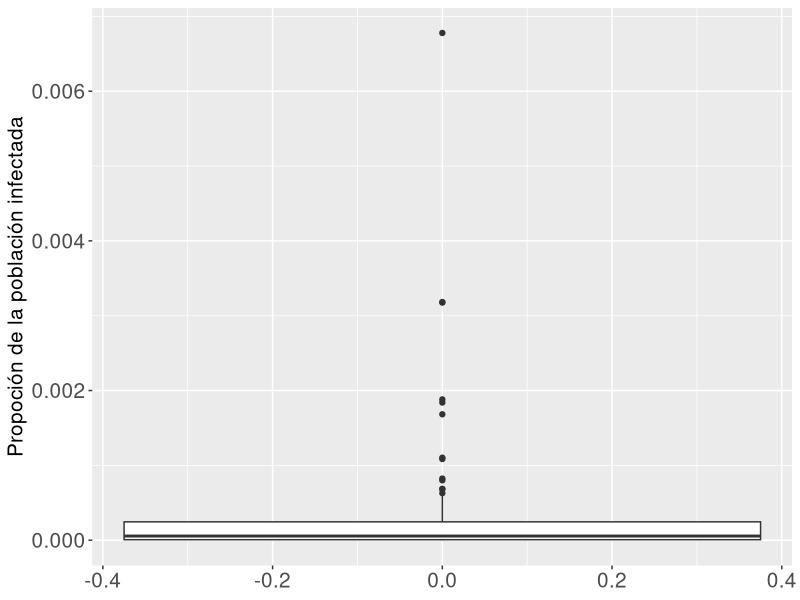
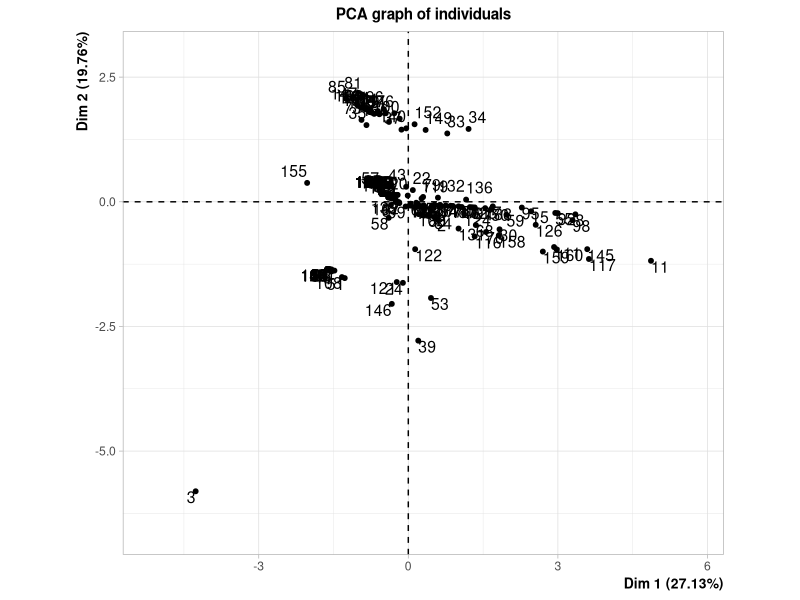
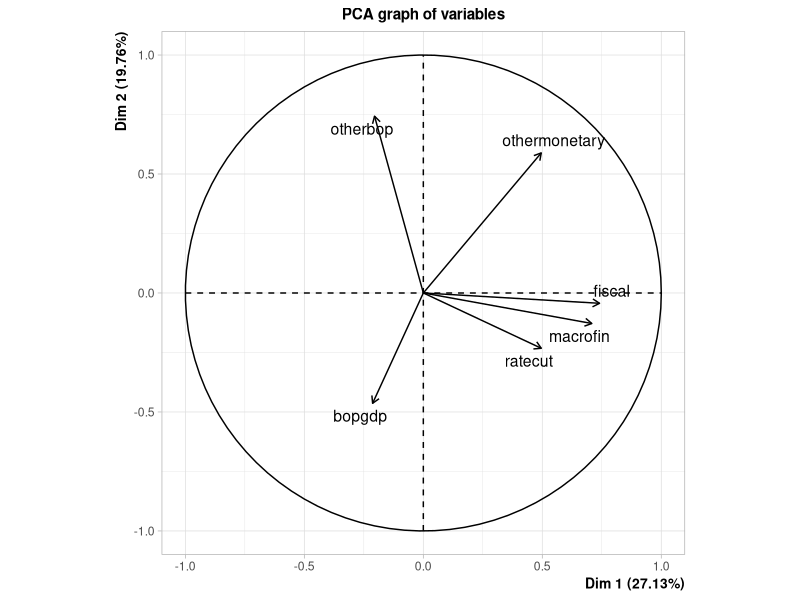
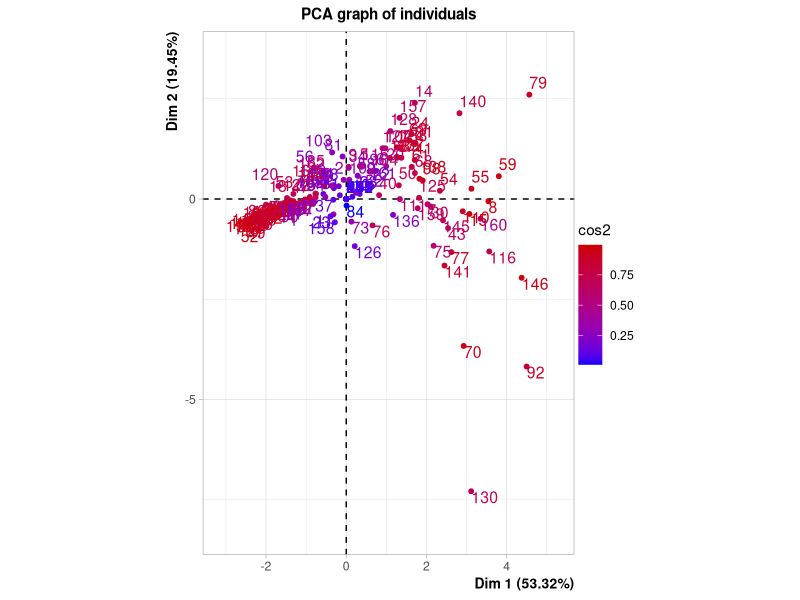
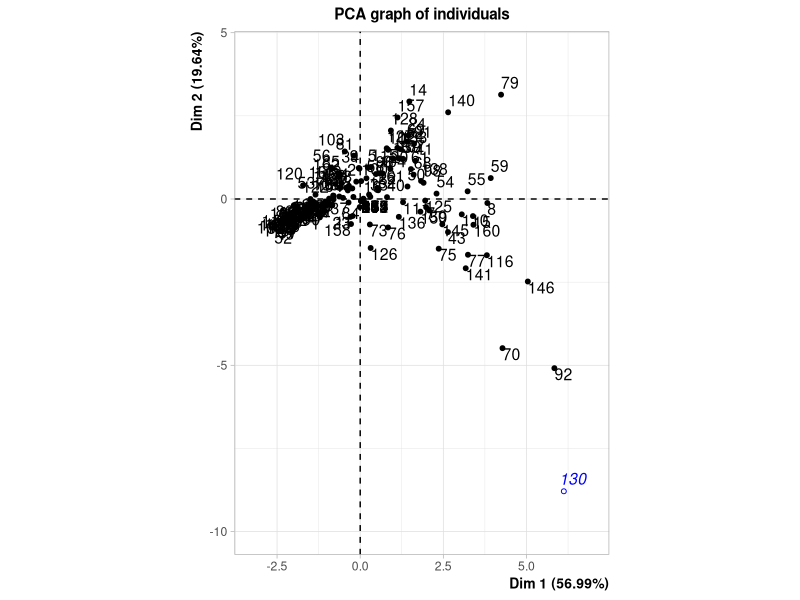
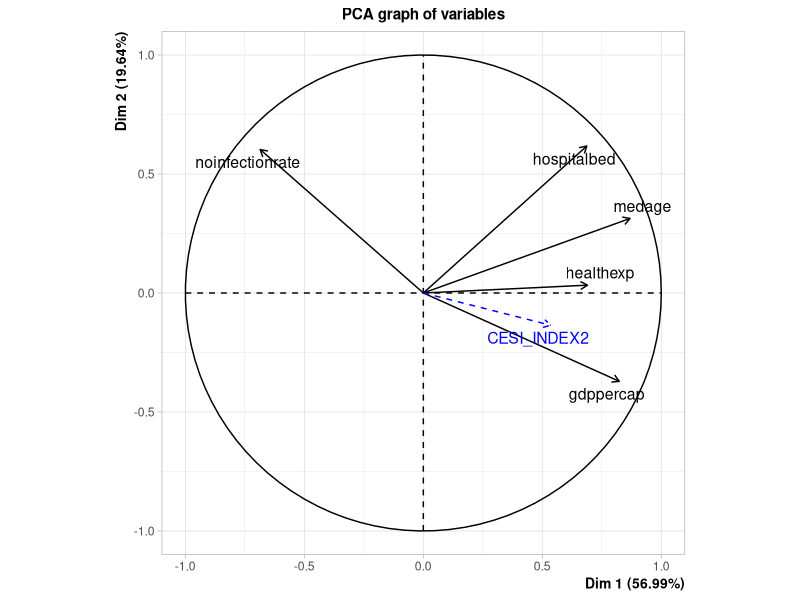
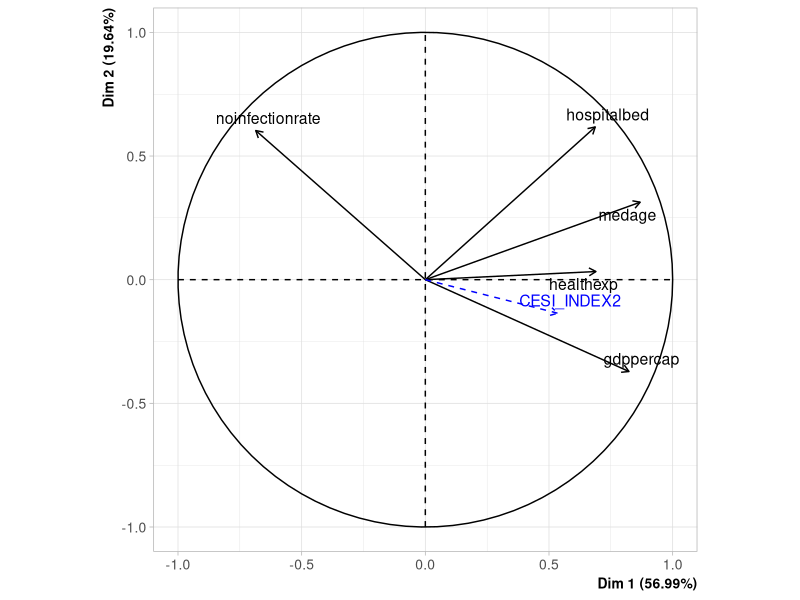
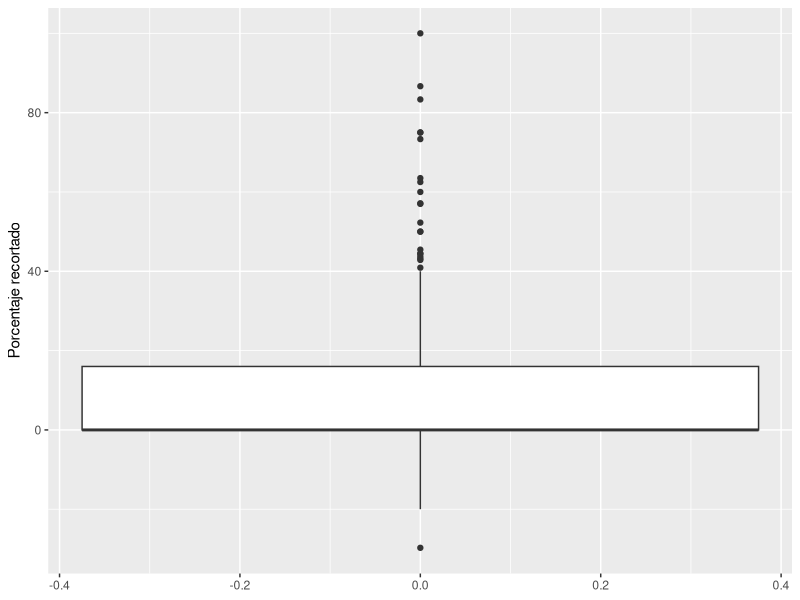

R code for these plots, in order:
## ---- chunk 1
knitr::opts_chunk$set(echo=FALSE,
                      include=FALSE,
                      warning = FALSE,
                      message = FALSE,
                      fig.pos = 'H',
                      fig.align = 'center',
                      out.extra = '',
                      fig.hold = 'hold',
                      out.width = "50%"
                      )
options(xtable.comment=FALSE,
        xtable.table.placement="H")
## ---- chunk 2
library(dplyr)
library(ggplot2)
library(readxl)
library(xtable)
library(FactoMineR)
library(forcats)
library(gridExtra)

## ---- chunk 3
#Lectura de los datos

datos <- read.table("corona.txt", sep = "\t", header = TRUE)

datos <- datos  %>% rename(healthexp= "currenthealthexpenditureofgdpshx", gdppercap = "gdppercapitaconstant2010us" )
## ---- chunk 4
datospob <- read_xls("datospob.xls") %>% 
  select(`Country Name`, `2018`) %>%
  rename(country = `Country Name`, denspob = `2018` )


faltan <- datos$country %in% datos$country
datos$country[which(faltan == FALSE)]


datospob$country <-  recode(datospob$country,
                    `Bahamas, The` = "Bahamas",
                    `Brunei Darussalam` = "Brunei",
                    `Congo, Rep.` = "Congo, R",
                    `Cote d'Ivoire` = "Cote Ivory",
                    `Congo, Dem. Rep.` = "Democratic Republic of Congo",
                    `Egypt, Arab Rep.` = "Egypt",
                    `Gambia, The` = "Gambia",
                    `Guinea-Bissau` = "Guinea Bissau",
                    `Hong Kong SAR, China` = "Hong Kong",
                    `Iran, Islamic Rep.` = "Iran",
                    `Kyrgyz Republic` = "Kyrgyzstan",
                    `Lao PDR` = "Laos",
                    `Russian Federation` = "Russia",
                    `Korea, Rep.` = "South Korea",
                    `Tajikistan` = "Taijikistan",
                    `Yemen, Rep.` = "Yemen"
                    )

#sum(datos$country %in% datospob$country)-length(datos$country %in% datospob$country) control


## ---- chunk 5
dim(datos)
## ---- chunk 6
cbind("Variable"=names(datos), "Datos faltantes"=NAcheck <- as.numeric(apply(is.na(datos), 2, sum))) %>% 
  as.data.frame %>% 
  filter(`Datos faltantes`!=0)  %>% 
  t() %>%
    xtable(caption="Tabla de cantidad de observaciones faltables para las variables.") %>% 
  print.xtable(include.colnames = FALSE)

datos <- datos %>% select(-c(stringency))

## ---- chunk 7

dim(datos)
(NAcheck <- as.numeric(apply(is.na(datos), 2, sum)))

#Hay NAs en varias variables, una opcion de imputacion, en las cuantitativas imputar la media y en las cualitativas el modo. Stringency tiene 93 NAs (evaluar sacarla)

#vector de valores medios

vals_meds <- rep(0, dim(datos)[2])

for(j in 1:dim(datos)[2]){
  
  vals_meds[j] <- mean(datos[,j], na.rm = TRUE)
}

#imputacion de vals medios en NAs

for(j in 1:dim(datos)[2]){
  if(NAcheck[j]>0){
    
    for(i in 1:dim(datos)[1]){
      if(is.na(datos[i,j])==TRUE){
       datos[i,j] <- vals_meds[j] 
    }
    }
  }
}


## ---- chunk 8

correl <- datos %>%
  select(-c(country, othermonetary, otherbop, CESI_INDEX)) %>% cor()

correl %>% round(2) %>%  xtable(caption="Matriz de correlaciones") %>% print.xtable(include.rownames = FALSE)

## ---- chunk 9
datos %>%
  arrange(desc(bopgdp)) %>%
  head(11) %>%
  select(country, bopgdp) %>%
  mutate(bopgdp=round(bopgdp, 2) )%>% 
  rename(`País`="country", `Medidas de BOP (% PBI)`="bopgdp") %>% 
  as.data.frame() %>% 
  xtable(caption = "Tabla de medidas de balanza de pago como porcentaje de PBI, ordenada de forma decreciente.") %>% 
  print.xtable(include.rownames =  FALSE)

otrasbop <- summary(as.factor(datos$otherbop))  
## ---- chunk 10
boxplot.fiscal <- datos %>% ggplot() + geom_boxplot(aes(y=fiscal))

fiscal.argelia <- datos %>% select(country, fiscal) %>% arrange(fiscal) %>% head(1)

## ---- chunk 11
ratecut.boxplot <- datos %>% ggplot() + geom_boxplot(aes(y=ratecut))

datos %>% select(country, ratecut) %>% arrange(desc(ratecut)) %>% head(20)

datos %>% filter(ratecut < 0) %>% count()
datos %>% filter(ratecut == 0) %>% count()


bigote <- quantile(datos$ratecut, 0.75)+ 1.5*IQR(datos$ratecut)

datos %>% filter(ratecut > bigote) %>% count()

quantile(datos$ratecut, 0.25)
quantile(datos$ratecut, 0.5)

## ---- chunk 12
macrofin.hist <- datos %>% ggplot() + geom_histogram(aes(x=macrofin)) + xlab(NULL) + labs(caption = "Histograma")
macrofin.boxplot <- datos %>% ggplot() + geom_boxplot(aes(y=macrofin)) + labs(caption = "Gráfico de caja")
  

min(datos$macrofin)
quantile(datos$macrofin, 0.61)
datos %>% filter(macrofin == 0) %>% count()

## ---- chunk 13
datos %>% filter(bopgdp == 0) %>% count()
## ---- chunk 14
gdppercap.boxplot <- datos %>% ggplot() + geom_boxplot(aes(y=gdppercap))

pbi.lux <- datos %>% filter(country=="Luxembourg") %>% select(gdppercap)

q3.gdp <- quantile(datos$gdppercap, 0.75)


## ---- chunk 15
medage.boxplot <- datos %>% ggplot() + geom_boxplot(aes(y=medage))

min.medage <- min(datos$medage)
max.medage <- max(datos$medage)

media.medage <- mean(datos$medage)
median(datos$medage)

max.ind.medage <- datos[which.max(datos$medage),]
min.ind.medage <- datos[which.min(datos$medage),]
## ---- chunk 16
healthexp.boxplot <- datos %>% ggplot() + geom_boxplot(aes(y=healthexp))

max.healthexp <- datos[which.max(datos$healthexp),]
max.healthexp2 <- datos[which.max(datos$healthexp[-130]),]

mean(datos$healthexp)
median(datos$healthexp)
## ---- chunk 17
boxplot.hospitalbed <- datos %>% ggplot() + geom_boxplot(aes(y=hospitalbed))

hospitalbed.mean <- mean(datos$hospitalbed)
hospitalbed.median <- median(datos$hospitalbed)

hospitalbed.japon <- datos %>% select(country, hospitalbed) %>% arrange(desc(hospitalbed)) %>% head(1)




## ---- chunk 18
datos %>% ggplot() +
  geom_boxplot(aes(y=infectionrate)) +
  ylab("Propoción de la población infectada") +
  theme(axis.text = element_text(size=15),
        axis.title = element_text(size=15)
        )
## ---- chunk 19
quantile(datos$infectionrate, 0.75)
datos %>% select(country, infectionrate) %>% arrange(desc(infectionrate)) %>% head(20)

## ---- chunk 20
vars.indice <- c("fiscal", "ratecut", "macrofin", "bopgdp", "othermonetary", "otherbop")

acp_indice <- PCA(select(datos, vars.indice), ncp=6)

summary(acp_indice)

ind.est.econ <- acp_indice$ind$coord[,1]

cor(ind.est.econ, datos$CESI_INDEX)

sum(ind.est.econ-datos$CESI_INDEX) #Llegamos a que son el mismo índice

acp_indice$eig
## ---- chunk 21
#plot.PCA(acp_indice, choix = "var")


data.frame(Variable = names(acp_indice$var$coord[,1]), `Correlación` = acp_indice$var$coord[,1]) %>% 
  xtable(caption="Correlación de cada variable con el índice de estímulo económico.") %>%
  print.xtable(include.rownames = FALSE)


# acp_indice$var$coord[,1] %>%
#   as.data.frame %>%
#   rename(Variable = 1, `Correlación` = 2) %>% 
#   xtable(caption="Correlación de cada variable con el índice de estímulo económico.")



coords_art <- c(0.58,0.39,0.55,0.39,-0.17, -0.16)
## ---- chunk 22
datos$noinfectionrate <- 1-datos$infectionrate

datos$CESI_INDEX2 <- ind.est.econ



vars.acp3 <- c("medage", "gdppercap", "healthexp", "hospitalbed", "noinfectionrate", "CESI_INDEX2")

acp3 <- PCA(datos[,vars.acp3], quanti.sup = 6, graph=FALSE)


acp3$eig %>% round(2) %>%  as.data.frame() %>% rename(`Valor propio`="eigenvalue", `% de varianza`= "percentage of variance", `% acumulado de varianza`="cumulative percentage of variance") %>% xtable(caption="Valores propios asociados a las componentes principales y porcentajes de inercia de cada uno.")


## ---- chunk 23
datos$country
## ---- chunk 24

plot.PCA(acp3, choix = "ind", habillage="cos2", graph.type = "ggplot")

## ---- chunk 25
#se tiene el cos^2 en el plano

mat_cos2  <-  apply(acp3$ind$cos2[,1:2],1, sum)



mat_dist_cos2 <- cbind(`País`= datos$country   ,"cos2_plano" = mat_cos2, "norma"=  acp3$ind$dist) 




## ---- chunk 26
mat_dist_cos2 %>% as.data.frame %>% mutate(cos2_plano = round(as.numeric(cos2_plano), 2), norma = round(as.numeric(norma), 2)) %>%  arrange(desc(norma)) %>% head(20)%>% xtable()
## ---- chunk 27
acp4 <- PCA(datos[, vars.acp3], ind.sup = 130, quanti.sup = 6)
## ---- chunk 28
mat_dist_cos2 %>% as.data.frame %>% mutate(cos2_plano = round(as.numeric(cos2_plano), 2), norma = round(as.numeric(norma), 2)) %>%  arrange(cos2_plano) %>%  head(20) %>% xtable()
## ---- chunk 29
plot.PCA(acp4, axes= c(1,2), choix = c("var"), graph.type = "ggplot") +
  ggtitle(NULL) +
  theme(axis.text = element_text(size=10),
        axis.title = element_text(size=10)
        )

## ---- chunk 30
acp4$var$coord %>% round(2) %>% as.data.frame() %>% select(Dim.1, Dim.2) %>% 
  xtable(caption="Coordenadas de las variables originales en el primer plano principal")

# acp3$var$cos2 %>% round(2) %>% as.data.frame() %>% select(Dim.1, Dim.2) %>%
#   xtable(caption="cos2 de los ángulos de las variables con los ejes del primer plano principal.")

#CONSULTAR

## ---- chunk 31
coord.ind.1 <- round(cor(datos$CESI_INDEX[-130], acp4$ind$coord[,1]), 2)
coord.ind.2 <- round(cor(datos$CESI_INDEX[-130], acp4$ind$coord[,2]), 2)

## ---- chunk 32
cors.ind.org <- round(cor(select(datos, medage, gdppercap, healthexp, hospitalbed, CESI_INDEX2, noinfectionrate))["CESI_INDEX2",],2)


data.frame("Variable"=names(cors.ind.org), "Correlación"=cors.ind.org) %>% 
  filter(Variable!="CESI_INDEX2") %>% 
  xtable(caption="Correlación del índice de estímulo económico construido con las variables originales de la base.") %>%
  print.xtable(include.rownames = FALSE)


## ---- chunk 33
ratecut.boxplot + ylab("Porcentaje recortado")
## ---- chunk 34
grid.arrange(macrofin.boxplot + ylab("Medidas macrofinancieras adoptadas (% PBI)"),
             macrofin.hist + ylab("Frecuencia absoluta"),
             ncol=2)
## ---- chunk 35
gdppercap.boxplot + ylab("PBI per cápita (dólares)")
## ---- chunk 36
medage.boxplot + ylab("Edad mediana")
## ---- chunk 37
healthexp.boxplot + ylab("Gasto en salud (% PBI)")
## ---- chunk 38
boxplot.hospitalbed + ylab("Camas de hospital por cada 1000 personas")

## ---- chunk 39
datos <- datos %>% left_join(datospob, by="country")

vars.acp <- c("medage", "gdppercap", "healthexp", "hospitalbed", "noinfectionrate", "CESI_INDEX2", "denspob")

acp <- PCA(datos[,vars.acp], ncp=7)

#summary(acp)
## ---- chunk 40
acp$var$coord[,c(1,2)] %>% as.data.frame() %>% xtable("Coordenadas de las variables en los ejes del primer plano principal.")
## ---- chunk 41
#ANEXO vars.acp2 <- c("medage", "gdppercap", "healthexp", "hospitalbed", "noinfectionrate", "CESI_INDEX2")

#ANEXO acp2 <- PCA(datos[,vars.acp2], ncp=6)
